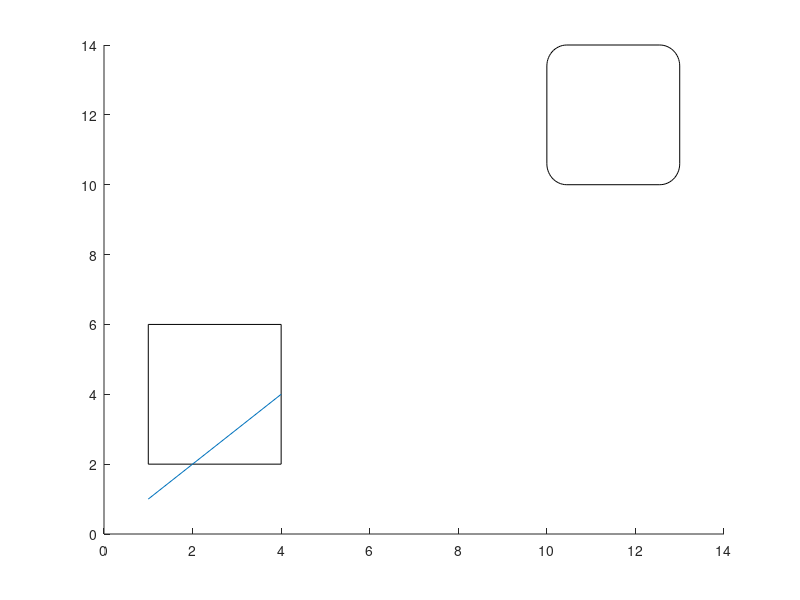

Write the MATLAB code that produced this figure.
close all, clear all, clc
%% Main program
% Set parameters


%% Draw system
rectangle('position', [1, 2, 3, 4])
rectangle('position', [10, 10, 3, 4], 'curvature', [0.3 0.3])
hold on
plot([1 2 3 4], [1 2 3 4])

